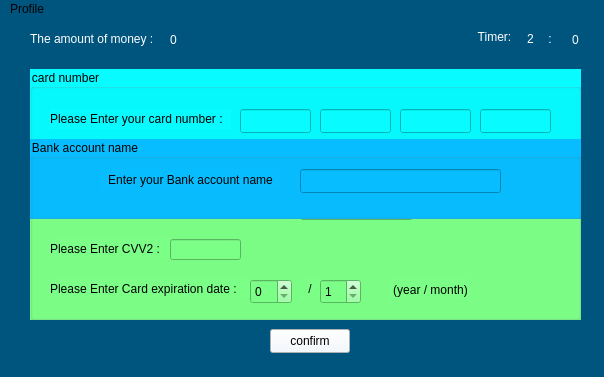
<?xml version="1.0" encoding="UTF-8"?>
<ui version="4.0">
 <class>Abstract_Transactions</class>
 <widget class="QMainWindow" name="Abstract_Transactions">
  <property name="geometry">
   <rect>
    <x>0</x>
    <y>0</y>
    <width>604</width>
    <height>377</height>
   </rect>
  </property>
  <property name="minimumSize">
   <size>
    <width>0</width>
    <height>0</height>
   </size>
  </property>
  <property name="maximumSize">
   <size>
    <width>16777215</width>
    <height>16777215</height>
   </size>
  </property>
  <property name="windowTitle">
   <string>MainWindow</string>
  </property>
  <property name="styleSheet">
   <string notr="true">background-color: rgb(0, 85, 127);
</string>
  </property>
  <widget class="QWidget" name="centralwidget">
   <widget class="QGroupBox" name="groupBox_pass">
    <property name="geometry">
     <rect>
      <x>30</x>
      <y>140</y>
      <width>551</width>
      <height>161</height>
     </rect>
    </property>
    <property name="styleSheet">
     <string notr="true">background-color: rgb(242, 254, 255);
background-color: rgb(124, 255, 135);</string>
    </property>
    <property name="title">
     <string>Transaction page</string>
    </property>
    <widget class="QSpinBox" name="spinBox">
     <property name="geometry">
      <rect>
       <x>290</x>
       <y>120</y>
       <width>41</width>
       <height>25</height>
      </rect>
     </property>
     <property name="layoutDirection">
      <enum>Qt::LeftToRight</enum>
     </property>
     <property name="minimum">
      <number>1</number>
     </property>
     <property name="maximum">
      <number>12</number>
     </property>
    </widget>
    <widget class="QLabel" name="label_4">
     <property name="geometry">
      <rect>
       <x>20</x>
       <y>120</y>
       <width>201</width>
       <height>20</height>
      </rect>
     </property>
     <property name="styleSheet">
      <string notr="true">font: 600 9pt &quot;Segoe UI&quot;;</string>
     </property>
     <property name="text">
      <string>Please Enter Card expiration date :</string>
     </property>
    </widget>
    <widget class="QLabel" name="label_5">
     <property name="geometry">
      <rect>
       <x>270</x>
       <y>120</y>
       <width>20</width>
       <height>20</height>
      </rect>
     </property>
     <property name="styleSheet">
      <string notr="true">font: 700 9pt &quot;Segoe UI&quot;;</string>
     </property>
     <property name="text">
      <string>/</string>
     </property>
     <property name="alignment">
      <set>Qt::AlignCenter</set>
     </property>
    </widget>
    <widget class="QLabel" name="label_3">
     <property name="geometry">
      <rect>
       <x>20</x>
       <y>80</y>
       <width>131</width>
       <height>20</height>
      </rect>
     </property>
     <property name="styleSheet">
      <string notr="true">font: 600 9pt &quot;Segoe UI&quot;;</string>
     </property>
     <property name="text">
      <string>Please Enter CVV2 :</string>
     </property>
    </widget>
    <widget class="QSpinBox" name="spinBox_2">
     <property name="geometry">
      <rect>
       <x>220</x>
       <y>120</y>
       <width>42</width>
       <height>25</height>
      </rect>
     </property>
    </widget>
    <widget class="QLineEdit" name="lineEdit_CVV2">
     <property name="geometry">
      <rect>
       <x>140</x>
       <y>80</y>
       <width>71</width>
       <height>21</height>
      </rect>
     </property>
     <property name="maxLength">
      <number>4</number>
     </property>
     <property name="echoMode">
      <enum>QLineEdit::Password</enum>
     </property>
    </widget>
    <widget class="QLabel" name="label_2">
     <property name="geometry">
      <rect>
       <x>20</x>
       <y>40</y>
       <width>241</width>
       <height>20</height>
      </rect>
     </property>
     <property name="styleSheet">
      <string notr="true">font: 600 9pt &quot;Segoe UI&quot;;</string>
     </property>
     <property name="text">
      <string>Please Enter Internet password of the card :</string>
     </property>
    </widget>
    <widget class="QLineEdit" name="lineEdit_pass">
     <property name="geometry">
      <rect>
       <x>270</x>
       <y>40</y>
       <width>113</width>
       <height>21</height>
      </rect>
     </property>
     <property name="maxLength">
      <number>15</number>
     </property>
     <property name="echoMode">
      <enum>QLineEdit::Password</enum>
     </property>
    </widget>
    <widget class="QLabel" name="label_6">
     <property name="geometry">
      <rect>
       <x>360</x>
       <y>120</y>
       <width>81</width>
       <height>21</height>
      </rect>
     </property>
     <property name="text">
      <string>(year / month)</string>
     </property>
     <property name="alignment">
      <set>Qt::AlignCenter</set>
     </property>
    </widget>
   </widget>
   <widget class="QPushButton" name="pushButton_confirm">
    <property name="geometry">
     <rect>
      <x>270</x>
      <y>310</y>
      <width>80</width>
      <height>24</height>
     </rect>
    </property>
    <property name="styleSheet">
     <string notr="true">background-color: rgb(242, 248, 255);
font: 600 9pt &quot;Segoe UI&quot;;</string>
    </property>
    <property name="text">
     <string>confirm</string>
    </property>
   </widget>
   <widget class="QLabel" name="label_7">
    <property name="geometry">
     <rect>
      <x>470</x>
      <y>10</y>
      <width>49</width>
      <height>16</height>
     </rect>
    </property>
    <property name="styleSheet">
     <string notr="true">font: 600 9pt &quot;Segoe UI&quot;;
color: rgb(255, 255, 255);</string>
    </property>
    <property name="text">
     <string>Timer:</string>
    </property>
    <property name="alignment">
     <set>Qt::AlignCenter</set>
    </property>
   </widget>
   <widget class="QLabel" name="label_8">
    <property name="geometry">
     <rect>
      <x>540</x>
      <y>10</y>
      <width>20</width>
      <height>20</height>
     </rect>
    </property>
    <property name="styleSheet">
     <string notr="true">color: rgb(255, 255, 255);</string>
    </property>
    <property name="text">
     <string>:</string>
    </property>
    <property name="alignment">
     <set>Qt::AlignCenter</set>
    </property>
   </widget>
   <widget class="QLabel" name="label_second">
    <property name="geometry">
     <rect>
      <x>560</x>
      <y>10</y>
      <width>31</width>
      <height>21</height>
     </rect>
    </property>
    <property name="styleSheet">
     <string notr="true">color: rgb(255, 255, 255);</string>
    </property>
    <property name="text">
     <string>0</string>
    </property>
    <property name="alignment">
     <set>Qt::AlignCenter</set>
    </property>
   </widget>
   <widget class="QLabel" name="label_minute">
    <property name="geometry">
     <rect>
      <x>520</x>
      <y>10</y>
      <width>21</width>
      <height>20</height>
     </rect>
    </property>
    <property name="styleSheet">
     <string notr="true">color: rgb(255, 255, 255);</string>
    </property>
    <property name="text">
     <string>2</string>
    </property>
    <property name="alignment">
     <set>Qt::AlignCenter</set>
    </property>
   </widget>
   <widget class="QLabel" name="label_9">
    <property name="geometry">
     <rect>
      <x>30</x>
      <y>10</y>
      <width>131</width>
      <height>20</height>
     </rect>
    </property>
    <property name="styleSheet">
     <string notr="true">font: 600 9pt &quot;Segoe UI&quot;;
color: rgb(255, 255, 255);</string>
    </property>
    <property name="text">
     <string>The amount of money :</string>
    </property>
   </widget>
   <widget class="QLabel" name="label_money">
    <property name="geometry">
     <rect>
      <x>170</x>
      <y>10</y>
      <width>81</width>
      <height>21</height>
     </rect>
    </property>
    <property name="styleSheet">
     <string notr="true">font: 600 9pt &quot;Segoe UI&quot;;
color: rgb(255, 255, 255);</string>
    </property>
    <property name="text">
     <string>0</string>
    </property>
   </widget>
   <widget class="QGroupBox" name="groupBox_card">
    <property name="geometry">
     <rect>
      <x>30</x>
      <y>50</y>
      <width>551</width>
      <height>80</height>
     </rect>
    </property>
    <property name="styleSheet">
     <string notr="true">background-color: rgb(242, 254, 255);
background-color: rgb(7, 251, 255);</string>
    </property>
    <property name="title">
     <string>card number</string>
    </property>
    <widget class="QLineEdit" name="lineEdit_part4">
     <property name="geometry">
      <rect>
       <x>450</x>
       <y>40</y>
       <width>71</width>
       <height>24</height>
      </rect>
     </property>
     <property name="maxLength">
      <number>4</number>
     </property>
    </widget>
    <widget class="QLineEdit" name="lineEdit_part3">
     <property name="geometry">
      <rect>
       <x>370</x>
       <y>40</y>
       <width>71</width>
       <height>24</height>
      </rect>
     </property>
     <property name="maxLength">
      <number>4</number>
     </property>
    </widget>
    <widget class="QLineEdit" name="lineEdit_part2">
     <property name="geometry">
      <rect>
       <x>290</x>
       <y>40</y>
       <width>71</width>
       <height>24</height>
      </rect>
     </property>
     <property name="maxLength">
      <number>4</number>
     </property>
    </widget>
    <widget class="QLabel" name="label">
     <property name="geometry">
      <rect>
       <x>20</x>
       <y>40</y>
       <width>181</width>
       <height>20</height>
      </rect>
     </property>
     <property name="styleSheet">
      <string notr="true">font: 600 9pt &quot;Segoe UI&quot;;</string>
     </property>
     <property name="text">
      <string>Please Enter your card number :</string>
     </property>
    </widget>
    <widget class="QLineEdit" name="lineEdit_part1">
     <property name="geometry">
      <rect>
       <x>210</x>
       <y>40</y>
       <width>71</width>
       <height>24</height>
      </rect>
     </property>
     <property name="maxLength">
      <number>4</number>
     </property>
    </widget>
   </widget>
   <widget class="QGroupBox" name="groupBox_name">
    <property name="geometry">
     <rect>
      <x>30</x>
      <y>120</y>
      <width>551</width>
      <height>80</height>
     </rect>
    </property>
    <property name="styleSheet">
     <string notr="true">background-color: rgb(242, 254, 255);
background-color: rgb(7, 189, 255);</string>
    </property>
    <property name="title">
     <string>Bank account name</string>
    </property>
    <widget class="QLineEdit" name="lineEdit_name">
     <property name="geometry">
      <rect>
       <x>270</x>
       <y>30</y>
       <width>201</width>
       <height>24</height>
      </rect>
     </property>
     <property name="maxLength">
      <number>60</number>
     </property>
    </widget>
    <widget class="QLabel" name="label_10">
     <property name="geometry">
      <rect>
       <x>70</x>
       <y>30</y>
       <width>181</width>
       <height>21</height>
      </rect>
     </property>
     <property name="text">
      <string>Enter your Bank account name</string>
     </property>
     <property name="alignment">
      <set>Qt::AlignCenter</set>
     </property>
    </widget>
   </widget>
  </widget>
  <widget class="QMenuBar" name="menubar">
   <property name="geometry">
    <rect>
     <x>0</x>
     <y>0</y>
     <width>604</width>
     <height>21</height>
    </rect>
   </property>
   <widget class="QMenu" name="menuProfile">
    <property name="title">
     <string>Profile</string>
    </property>
    <addaction name="actionBack"/>
   </widget>
   <addaction name="menuProfile"/>
  </widget>
  <widget class="QStatusBar" name="statusbar"/>
  <action name="actionBack">
   <property name="text">
    <string>Back</string>
   </property>
  </action>
 </widget>
 <resources/>
 <connections/>
</ui>
